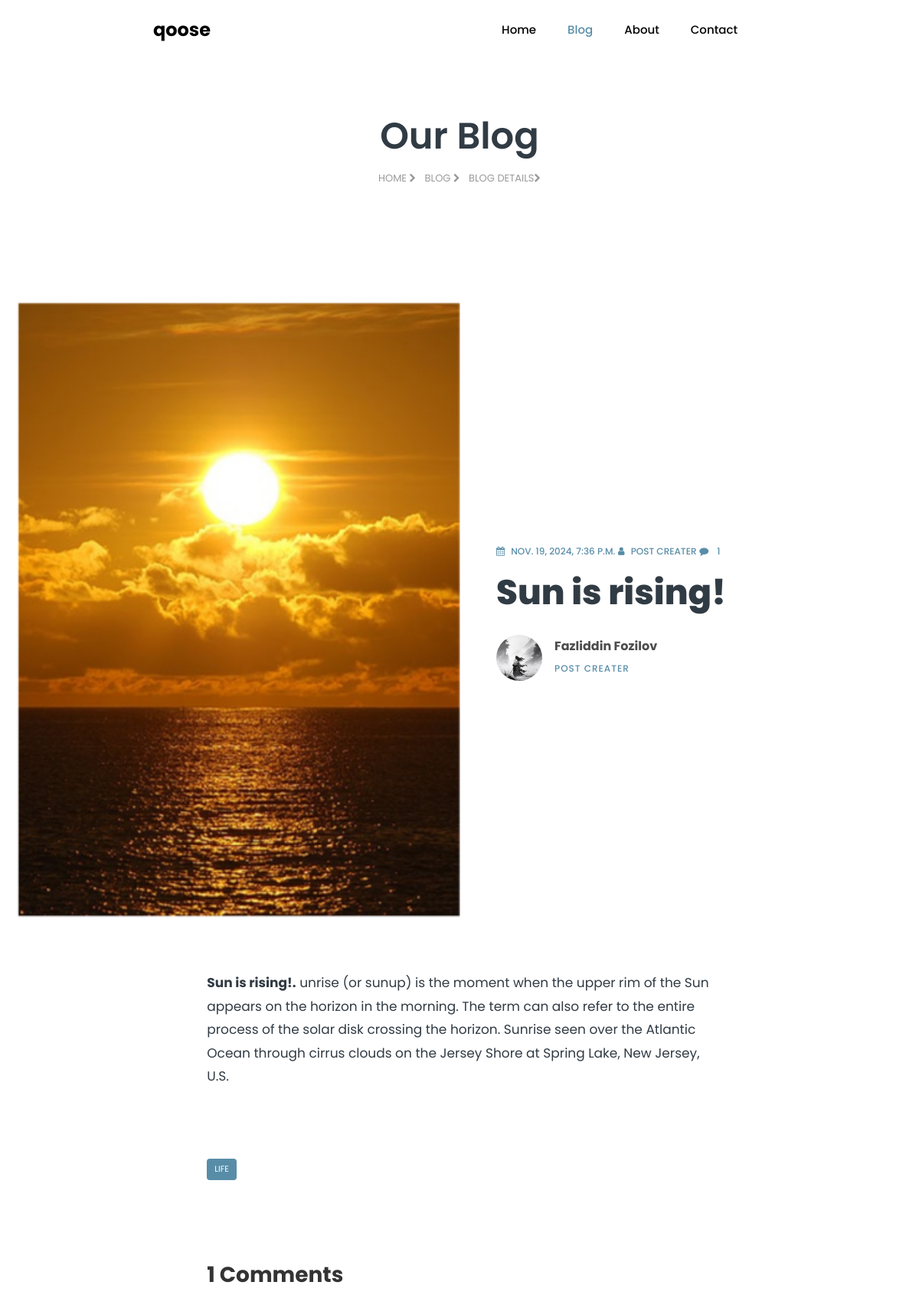
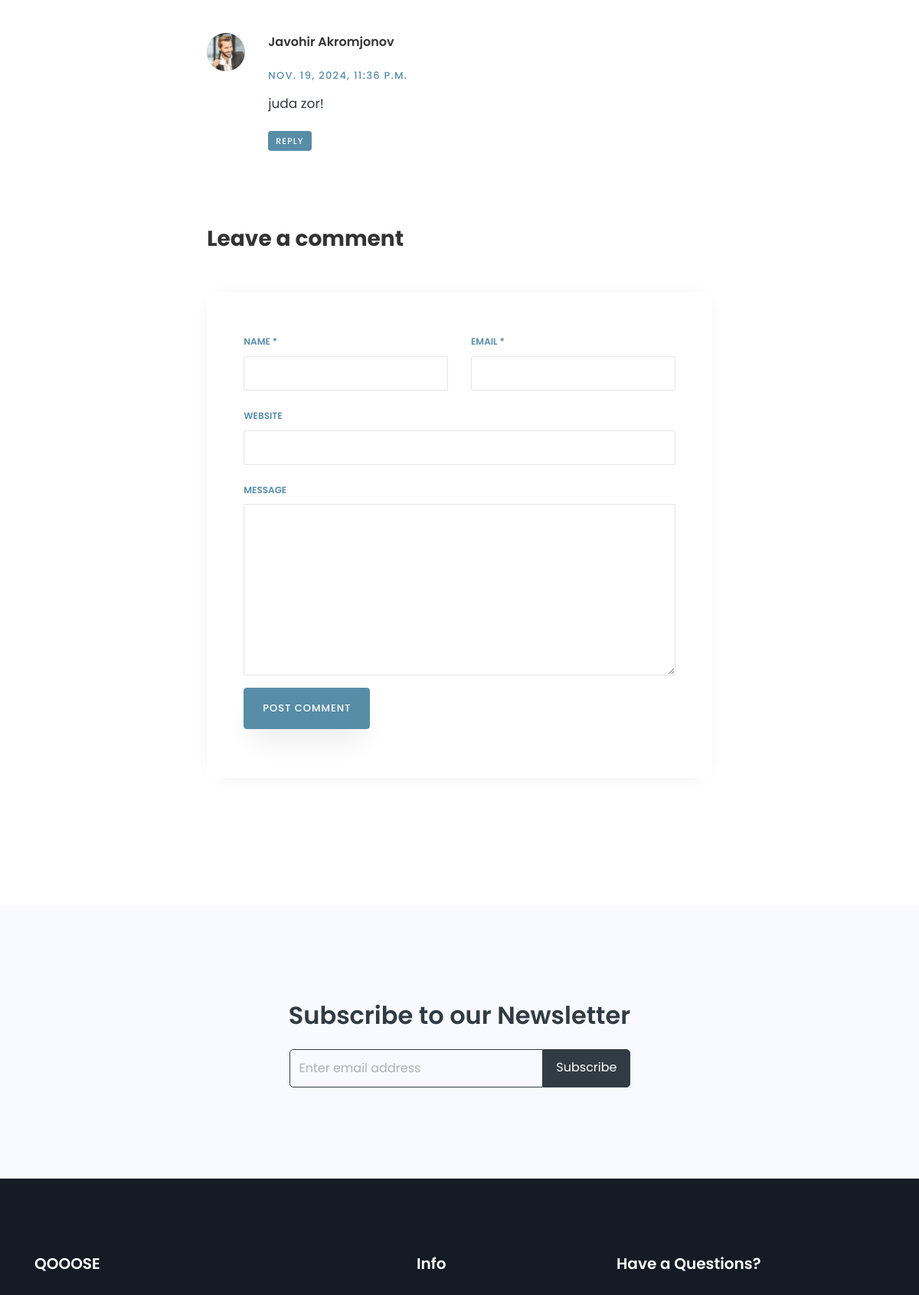
The app's page /blog/4/ (upper part) with its own data (2 pictures, top to bottom).
### blog/models.py (models this page shows, shortened)
class Post(models.Model):
    title = models.CharField(max_length=25)
    tag = models.ForeignKey(Tag, on_delete= models.CASCADE)
    image = models.ImageField(upload_to='posts/')
    text = models.TextField()
    author_name = models.CharField(max_length=25)
    author_position = models.CharField(max_length=25)
    author_image = models.ImageField(upload_to='posts/')
    is_published = models.BooleanField()
    created_at = models.DateTimeField(auto_now_add=True)
    updated_at = models.DateTimeField(auto_now=True)

class Tag(models.Model):
    name = models.CharField(max_length=105)

class Comment(models.Model):
    post = models.ForeignKey(Post, on_delete=models.CASCADE)
    name = models.CharField(max_length=20)
    email = models.EmailField()
    website = models.URLField()
    message = models.TextField()
    is_visible = models.BooleanField(default=True)
    created_at = models.DateTimeField(auto_now_add=True)
    updated_at = models.DateTimeField(auto_now=True)

### blog/views.py (the view)
# urls.py: path('blog/<int:pk>/', blog_detail_view),
def blog_detail_view(request, pk):
    post = Post.objects.get(id = pk)
    comments = Comment.objects.filter(post = post)
    data = request.POST
    name = data.get('name')
    email = data.get('email')
    website = data.get('website')
    message = data.get('message')
    if request.method == 'POST':
        obj = Comment.objects.create(name = name, email = email, website = website, message = message, post = post)
        obj.save()
        return redirect(f'/blog/{pk}')
    d = {
        'post': post,
        'comments': comments,
        'comments_count': len(comments)
    }
    return render(request, 'blog-single.html', context = d)

### templates/blog-single.html (shortened to what this page needs)
{% extends 'layouts/base.html' %}
{% load static %}
{% block blog %} active {% endblock %}
{% block content %}
<section class="hero-wrap hero-wrap-2">
    <div class="container">
        <div class="row no-gutters slider-text align-items-center justify-content-center">
            <div class="col-md-9 text-center ftco-animate pt-5">
                <h1 class="mb-3 bread">Our Blog</h1>
                <p class="breadcrumbs"><span class="mr-2"><a href="index.html">Home <i class="fa fa-chevron-right"></i></a></span>
                    <span class="mr-2"><a href="blog.html">Blog <i class="fa fa-chevron-right"></i></a></span> <span>Blog Details<i
                            class="fa fa-chevron-right"></i></span></p>
            </div>
        </div>
    </div>
</section>
<section class="ftco-section">
    <div class="container-fluid px-md-4">
        <div class="row no-gutters">
            <div class="col-md-12 blog-wrap">
                <div class="row no-gutters align-items-center">
                    <div class="col-md-6 img img-blog js-fullheight"
                         style="background-image: url({{ post.image.url }});">
                    </div>
                    <div class="col-md-6">
                        <div class="text p-md-5 py-5 px-4 ftco-animate">
                            <p class="meta">
                                <a href="/blog/{{ post.id }}"><span class="fa fa-calendar mr-2"></span>{{ post.created_at }}</a>
                                <a href="#"><span class="fa fa-user mr-2"></span>{{ post.author_position }}</a>
                                <a href="#" class="meta-chat"><span class="fa fa-comment mr-2"></span> {{ comments_count }}</a>
                            </p>
                            <h2 class="mb-4"><a href="/blog/{{ post.id }}">{{ post.title }}</a></h2>
                            <div class="icon d-flex align-items-center">
                                <div class="img" style="background-image: url({{ post.author_image.url }});"></div>
                                <div class="position pl-3">
                                    <h4 class="mb-0">{{ post.author_name }}</h4>
                                    <span>{{ post.author_position }}</span>
                                </div>
                            </div>
                        </div>
                    </div>
                </div>
                <div class="row justify-content-center pt-4 py-md-5">
                    <div class="col-md-7">
                        <div class="py-4">
                            <p><strong>{{ post.title }}.</strong> {{ post.text }}</p>
                        </div>
                        <div class="tag-widget post-tag-container mb-5 mt-5">
                            <div class="tagcloud">
                                <a href="/tag/{{ post.tag.id }}" class="tag-cloud-link">{{ post.tag.name }}</a>
                            </div>
                        </div>
                        <div class="comment-post py-5">
                            <h3 class="mb-5">{{ comments_count }} Comments</h3>
                            <ul class="comment-list">
                                {% for comment in comments %}
                                <li class="comment">
                                    <div class="vcard bio">
                                        <img src="{% static 'images/person_1.jpg' %}" alt="Image placeholder">
                                    </div>
                                    <div class="comment-body">
                                        <h3>{{ comment.name}}</h3>
                                        <div class="meta">{{ comment.created_at }}</div>
                                        <p>{{ comment.message }}</p>
                                        <p><a href="#" class="reply">Reply</a></p>
                                    </div>
                                </li>
                                {% endfor %}
                            </ul>
                        </div>
                        <div class="comment-form-wrap pt-5">
                            <h3 class="mb-5">Leave a comment</h3>
                            <form action="#" method = "POST" class="p-5 comment-form">
                                <div class="row">
                                    <div class="col-md-6">
                                        <div class="form-group">
                                            <label for="name">Name *</label>
                                            <input type="text" class="form-control" id="name" name="name">
                                        </div>
                                    </div>
                                    <div class="col-md-6">
                                        <div class="form-group">
                                            <label for="email">Email *</label>
                                            <input type="email" class="form-control" id="email" name="email">
                                        </div>
                                    </div>
                                    <div class="col-md-12">
                                        <div class="form-group">
                                            <label for="website">Website</label>
                                            <input type="url" class="form-control" id="website" name="website">
                                        </div>
                                    </div>
                                    <div class="col-md-12">
                                        <div class="form-group">
                                            <label for="message">Message</label>
                                            <textarea name="message" id="message" cols="30" rows="10"
                                                      class="form-control"></textarea>
                                        </div>
                                    </div>
                                    <div class="col-md-12">
                                        <div class="form-group">
                                            <input type="submit" value="Post Comment" class="btn py-3 px-4 btn-primary">
                                        </div>
                                    </div>
                                </div>
                            </form>
                        </div>
                    </div>
                </div>
            </div>
        </div>
    </div>
</section>
<section class="ftco-intro ftco-section bg-light">
    <div class="container">
        <div class="row justify-content-center">
            <div class="col-md-12 text-center">
                <h2>Subscribe to our Newsletter</h2>
                <div class="row justify-content-center">
                    <div class="col-md-5">
                        <form action="#" class="subscribe-form">
                            <div class="form-group d-flex">
                                <input type="text" class="form-control" placeholder="Enter email address">
                                <input type="submit" value="Subscribe" class="submit px-3">
                            </div>
                        </form>
                    </div>
                </div>
            </div>
        </div>
    </div>
</section>
{% endblock %}

### records on screen
Post: image (picture), created_at "NOV. 19, 2024, 7:36 P.M.", author_position "POST CREATER", title "Sun is rising!", author_image (picture), author_name "Fazliddin Fozilov", text "unrise (or sunup) is the moment when the upper rim of the Sun appears on the horizon in the morning. The term can also refer to the entire process of the solar disk crossing the horizon. Sunrise seen over the Atlantic Ocean through cirrus clouds on the Jersey Shore at Spring Lake, New Jersey, U.S.", tag.name "LIFE"
Comment: name "Javohir Akromjonov", created_at "NOV. 19, 2024, 11:36 P.M.", message "juda zor!"

### other values on screen
{{ comments_count }} "1"
